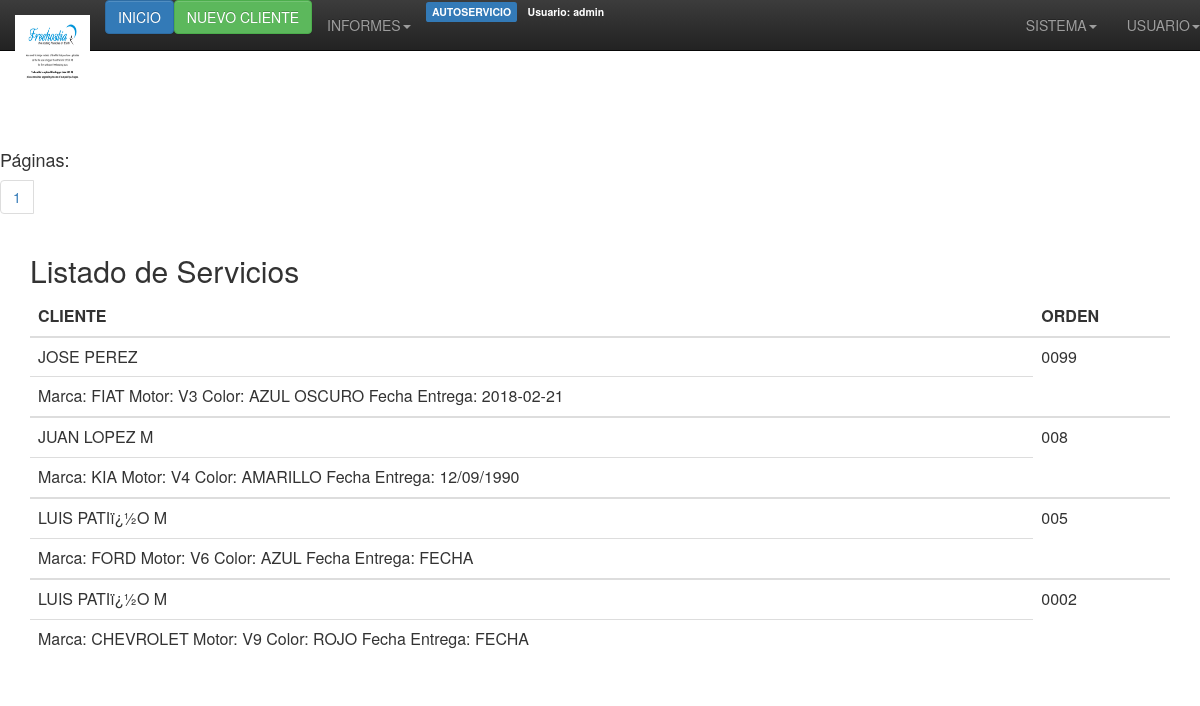
Before: /servicios/informe1.php (signed in) with the older database file.
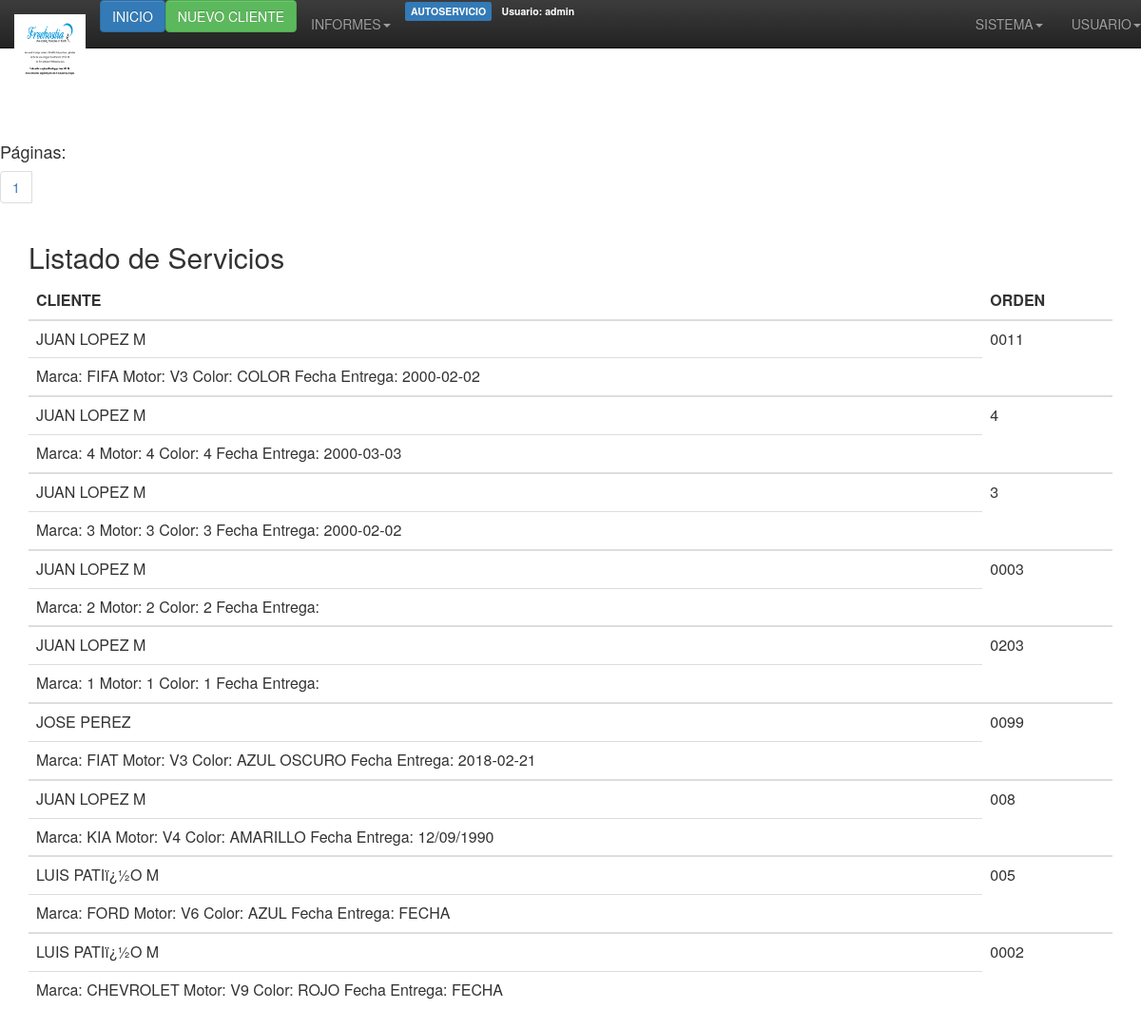
After: the same page with the newer database file.
### tables this page shows
CREATE TABLE `detalles` (
  `id_d` int(11) NOT NULL AUTO_INCREMENT,
  `id_servicio` int(3) NOT NULL,
  `orden` varchar(4) NOT NULL,
  `marca` varchar(30) NOT NULL,
  `serie` varchar(40) NOT NULL,
  `chasis` varchar(40) NOT NULL,
  `color` varchar(40) NOT NULL,
  `num_entrada` varchar(40) NOT NULL,
  `fec_entrega` varchar(20) NOT NULL,
  `hora_entrega` varchar(20) NOT NULL,
  `modelo_anio` varchar(20) NOT NULL,
  `motor` varchar(20) NOT NULL,
  `kilometros` varchar(20) NOT NULL,
  `placa` varchar(10) NOT NULL,
  `herramienta` varchar(3) NOT NULL,
  `extintor` varchar(3) NOT NULL,
  `radio` varchar(3) NOT NULL,
  `tapetes` varchar(3) NOT NULL,
  `stops` varchar(3) NOT NULL,
  `llanta` varchar(3) NOT NULL,
  `luzplaca` varchar(3) NOT NULL,
  `brazostras` varchar(3) NOT NULL,
  `gato` varchar(3) NOT NULL,
  `antena` varchar(3) NOT NULL,
  `frontal` varchar(3) NOT NULL,
  `farolas` varchar(3) NOT NULL,
  `boceles` varchar(3) NOT NULL,
  `exploradoras` varchar(3) NOT NULL,
  `mac` varchar(3) NOT NULL,
  `triangulo` varchar(3) NOT NULL,
  `encendedor` varchar(3) NOT NULL,
  `cajacd` varchar(3) NOT NULL,
  `cocuyos` varchar(3) NOT NULL,
  `copas` varchar(3) NOT NULL,
  `tapagas` varchar(3) NOT NULL,
  `brazoslimp` varchar(3) NOT NULL,
  `espejos` varchar(3) NOT NULL,
  `cenicero` varchar(3) NOT NULL,
  `tapiceria` varchar(3) NOT NULL,
  `vidrios` varchar(3) NOT NULL,
  `batera` varchar(3) NOT NULL,
  `plumillas` varchar(3) NOT NULL,
  `bomperes` varchar(3) NOT NULL,
  `nivelcombustible` varchar(3) NOT NULL,
  PRIMARY KEY (`id_d`),
  KEY `id_servicio` (`id_servicio`)
);

CREATE TABLE `servicios` (
  `id` int(3) NOT NULL AUTO_INCREMENT,
  `placa` varchar(12) NOT NULL,
  `cliente` varchar(50) NOT NULL,
  `nit` varchar(15) NOT NULL,
  `fecha_recibo` varchar(15) NOT NULL,
  `direccion` varchar(50) NOT NULL,
  `telefono` varchar(50) NOT NULL,
  `hora_recibo` varchar(15) NOT NULL,
  PRIMARY KEY (`id`)
);

### servicios/informe1.php (the view, shortened to what this page needs)
<html xmlns="http://www.w3.org/1999/xhtml">
<head>
<link rel="stylesheet" href="bootstrap/css/bootstrap.min.css">
<link rel="stylesheet" href="bootstrap/css/bootstrap-theme.min.css">
</head>
<body>
<?php include("../encabezado.php"); ?>
<?php
$per_page = 10;
$result = mysql_query("SELECT * FROM servicios INNER JOIN detalles
  ON servicios.id = detalles.id_servicio ORDER BY id_d DESC");
$total_results = mysql_num_rows($result);
$total_pages = ceil($total_results / $per_page);
if (isset($_GET['page']) && is_numeric($_GET['page']))
{
$show_page = $_GET['page'];
if ($show_page > 0 && $show_page <= $total_pages)
{
$start = ($show_page -1) * $per_page;
$end = $start + $per_page;
}
else
{
$start = 0;
$end = $per_page;
}
}
else
{
$start = 0;
$end = $per_page;
}
?>
<p><br /><br /></p>
<?php
echo "<ul class='pagination'>";
for ($i = 1; $i <= $total_pages; $i++)
{
echo "<li><h4>Páginas:</h4><a href='view-paginated.php?page=$i'>$i</a></li>";
}
?>
</ul>
<div class="container">
  <h2>Listado de Servicios</h2>
<?php
echo "<div class='table‐responsive'>";
echo "<table class='table table-hover'>";
echo "<thead><tr> <th>CLIENTE</th> <th>ORDEN</th> </tr></thead>";
for ($i = $start; $i < $end; $i++)
{
if ($i == $total_results) { break; }
echo "<tbody>";
echo "<tr>";
echo '<td>' . mysql_result($result, $i, 'cliente') . '</td>';
echo '<td>' . mysql_result($result, $i, 'orden') . '</td>';
echo "</tr>";
echo '<td>Marca: ' . mysql_result($result, $i, 'marca') . '
Motor: ' . mysql_result($result, $i, 'motor') . '
Color: ' . mysql_result($result, $i, 'color') . '
Fecha Entrega: ' . mysql_result($result, $i, 'fec_entrega') . '
</td>';
echo "</tbody>";
}
echo "</table>";
echo "</div>";
?>
</div>
</body>
</html>

Changed rows visible on the page:
added detalles: id_servicio.cliente "JUAN LOPEZ M", orden "0011", marca "FIFA", motor "V3", color "COLOR", fec_entrega "2000-02-02"
added detalles: id_servicio.cliente "JUAN LOPEZ M", orden "4", marca "4", motor "4", color "4", fec_entrega "2000-03-03"
added detalles: id_servicio.cliente "JUAN LOPEZ M", orden "3", marca "3", motor "3", color "3", fec_entrega "2000-02-02"
added detalles: id_servicio.cliente "JUAN LOPEZ M", orden "0003", marca "2", motor "2", color "2"
added detalles: id_servicio.cliente "JUAN LOPEZ M", orden "0203", marca "1", motor "1", color "1"
